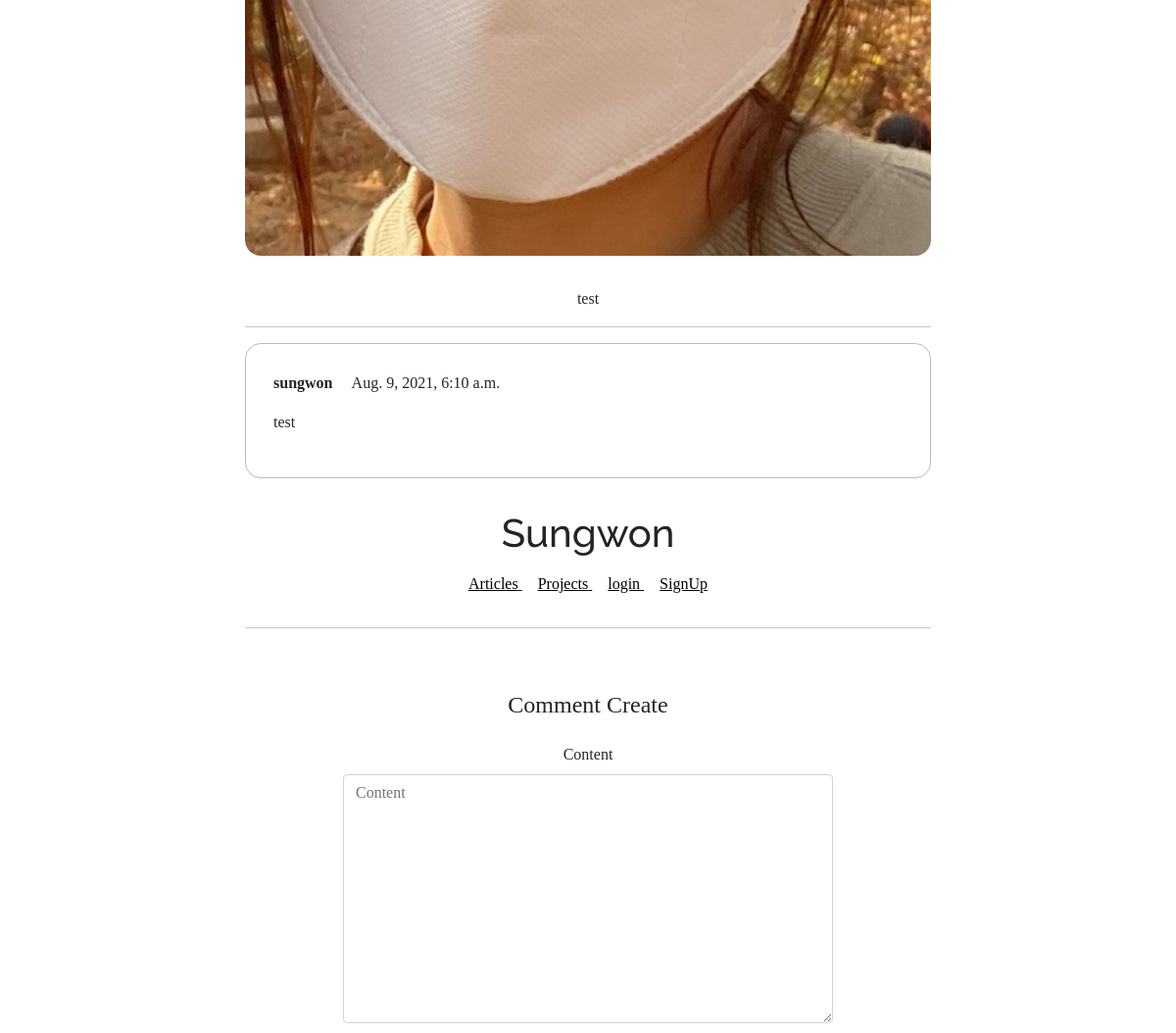
The page /articles/detail/3 (middle part) on the database as committed earlier.
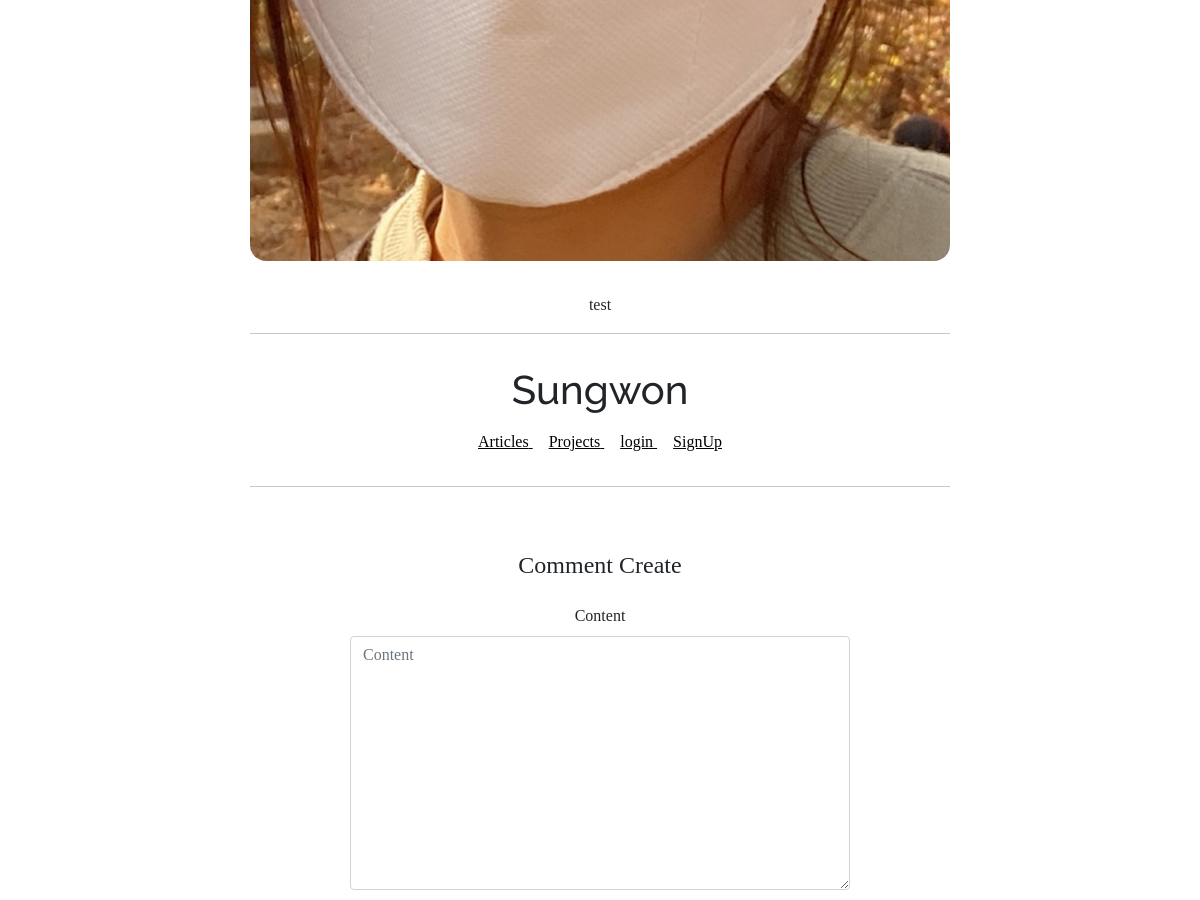
The same page on the database as committed later.
### commentapp/models.py (models this page shows)
class Comment(models.Model):
    article = models.ForeignKey(Article, on_delete=models.SET_NULL, null=True, related_name='comment')
    writer = models.ForeignKey(User, on_delete=models.SET_NULL, null=True, related_name='comment')
    content = models.TextField(null=False)
    created_at = models.DateTimeField(auto_now=True)

### profileapp/models.py (models this page shows)
class Profile(models.Model):
    user = models.OneToOneField(User, on_delete=models.CASCADE, related_name='profile')
    image = models.ImageField(upload_to='profile/', null=True)
    nickname = models.CharField(max_length=20, unique=True, null=True)
    message = models.CharField(max_length=100, null=True)

### articleapp/views.py (the view)
# urls.py: path('detail/<int:pk>', ArticleDetailView.as_view(), name='detail'),
class ArticleDetailView(DetailView, FormMixin):
    model = Article
    form_class = CommentCreationForm
    context_object_name = 'target_article'
    template_name = 'articleapp/detail.html'

### commentapp/forms.py
class CommentCreationForm(ModelForm):
    class Meta:
        model = Comment
        fields = ['content']

### articleapp/templates/articleapp/detail.html (shortened to what this page needs)
{% extends 'base.html' %}
{% block content %}
  <div>
    <div style="text-align: center; max-width: 700px; margin: 4rem auto;">
        <img style="width: 100%; border-radius: 1rem; margin: 2rem 0;"
                src="{{ target_article.image.url }}" alt="">
        <p>
            {{ target_article.content }}
        </p>
        <hr>
        {% for comment in target_article.comment.all %}
            {% include 'commentapp/detail.html' with comment=comment %}
        {% endfor %}
        {% include 'commentapp/create.html' with article=target_article %}
{% endblock %}

### commentapp/templates/commentapp/detail.html (shortened to what this page needs)
<div style="border: 1px solid; text-align: left;padding: 4%;margin: 1rem 0; border-radius: 1rem;
           border-color: #bbb;">
  <div>
    <strong>
      {{ comment.writer.profile.nickname }}
    </strong>
    {{ comment.created_at }}
  </div>
  <div style="margin: 1rem 0;">
    {{ comment.content}}
  </div>
</div>

Rows that differ between the two databases and show on the page:
removed Comment: writer.profile.nickname "sungwon", created_at "Aug. 9, 2021, 6:10 a.m.", content "test"
